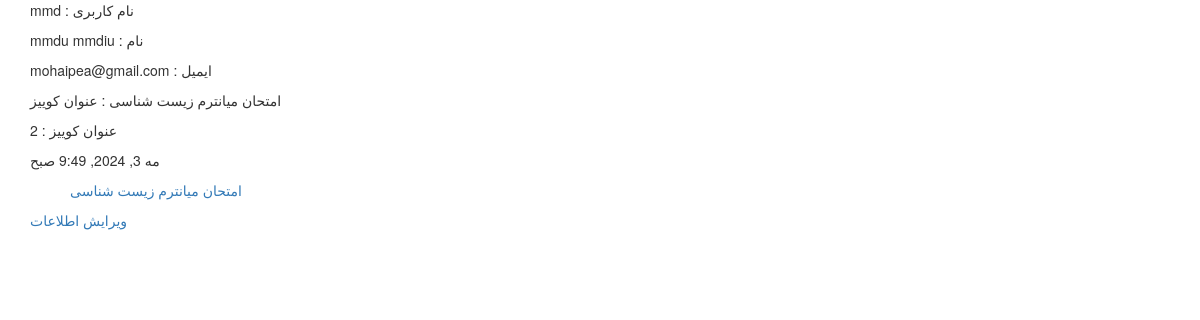
/profile/ (signed in), run on the app's committed database.
### quiz/models.py (models this page shows, shortened)
class Participants(models.Model):
    student = models.ForeignKey(User, on_delete=models.CASCADE, verbose_name='نام دانش آموز')
    quiz = models.ForeignKey(Quiz, on_delete=models.CASCADE, verbose_name='کوییز')
    total_score = models.IntegerField('نمره ی کسب شده', default=0)
    date = models.DateTimeField('زمان برگزاری', auto_now_add=True)
    is_finished = models.BooleanField('پایان یافته/نیافته', default=False)
    class Meta:
        verbose_name = 'دانش آموز'
        verbose_name_plural = 'دانش آموزان'

class Quiz(models.Model):
    host = models.ForeignKey(User, on_delete=models.CASCADE)
    topics = models.ForeignKey(Topics, on_delete=models.CASCADE, verbose_name='موضوع')
    title = models.CharField('عنوان کوییز', max_length=100, unique=True)
    description = models.TextField('شرح')
    total_score = models.IntegerField('بارم', default=20)
    created = models.DateTimeField('زمان بارگذاری', auto_now_add=True)
    def __str__(self):
        return self.title
    class Meta:
        verbose_name = 'کوییز'
        verbose_name_plural = 'کوییز ها'

### users_accounts/views.py (the view)
# urls.py: path('profile/', views.profilePage, name='profile'),
@login_required(login_url='login')
def profilePage(request):
    user = User.objects.get(id=request.user.id)
    name = user.get_full_name()
    participants = Participants.objects.filter(student=user, is_finished=True)
    quiz = Quiz.objects.filter(host=user)
    context = {'user': user, 'name': name, 'participants': participants, 'quiz': quiz}
    return render(request, 'users_accounts/profile.html', context)

### users_accounts/templates/users_accounts/profile.html (shortened to what this page needs)
{% extends 'base.html' %}
{% block content %}
    <p>  {{ user.username }} : نام کاربری </p>
    <p>{{ name }} : نام </p>
    <p> {{ user.email }} : ایمیل  </p>
    <p>
        {% for p in participants %}
             <p>{{ p.quiz }}  : عنوان کوییز </p>
            <p>{{ p.total_score }}  : عنوان کوییز </p>
            {{ p.date }}
        {% endfor %}
    </p>
    <ul>
        {% for q in quiz %}
            <li><a href="{% url 'quiz-students' q.title %}">{{ q.title }}</a></li>
        {% endfor %}
    </ul>
    <a href="{% url 'edit-profile' %}">ویرایش اطلاعات</a>
{% endblock %}

### templates/base.html (style rules this page uses)
ul li { text-decoration: none; color: black; display: block; }

### data on the page
Participants: quiz "امتحان میانترم زیست شناسی", total_score "2", date "مه 3, 2024, 9:49 صبح"
Quiz: title "امتحان میانترم زیست شناسی"

### other printed values
{{ user.username }} "mmd"
{{ name }} "mmdu mmdiu"
{{ user.email }} "mohaipea@gmail.com"
